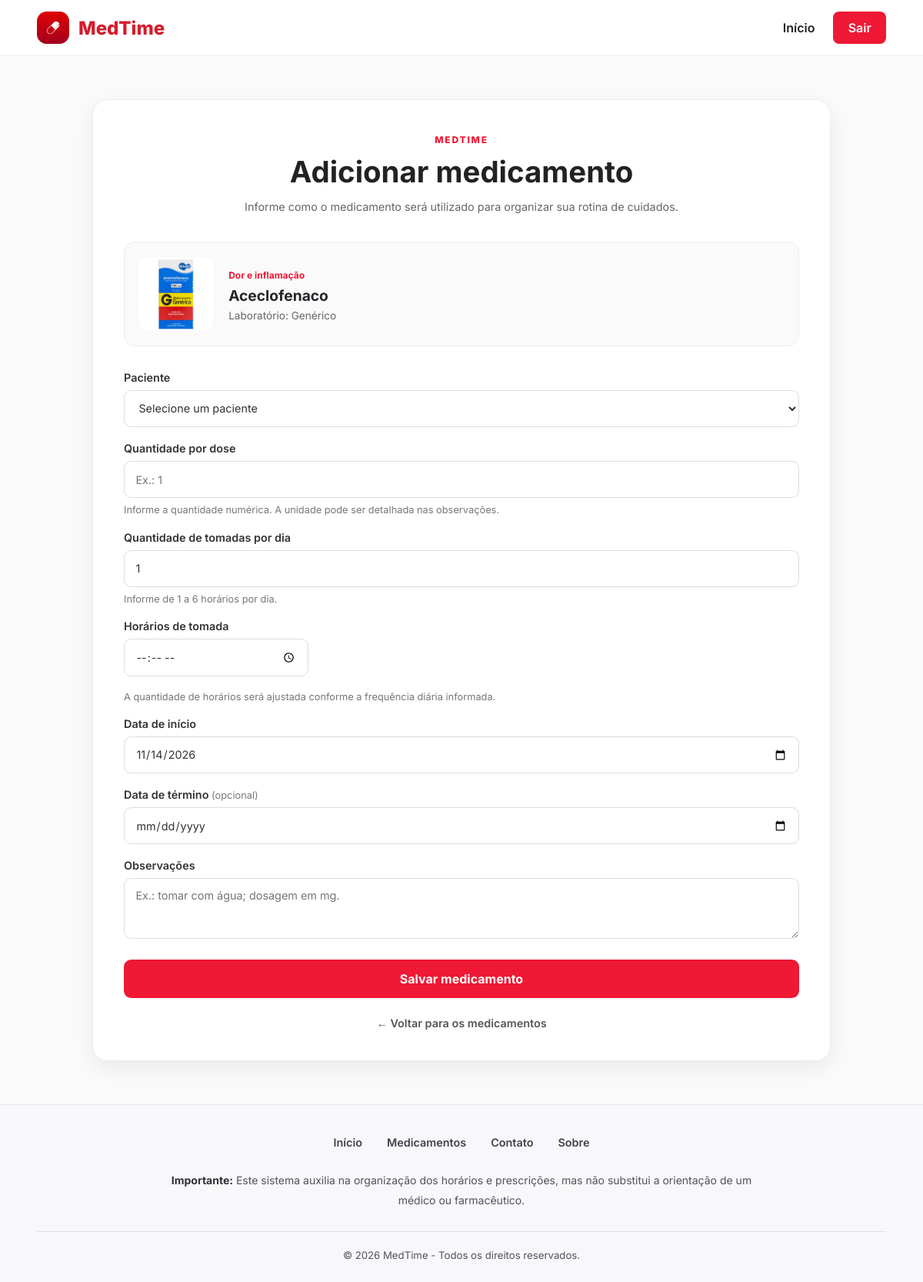
Screenshot of /selecionar_med.php?id=5 (signed in) with the database file from the repository.
### tables this page shows
CREATE TABLE `medicamento` (
  `medicamento_id` INT NOT NULL AUTO_INCREMENT,
  `medicamento_nome` VARCHAR(255) NOT NULL,
  `medicamento_foto` VARCHAR(200) NOT NULL,
  `medicamento_laboratorio` VARCHAR(255) NOT NULL,
  `medicamento_categoria` VARCHAR(255) NOT NULL,
  `medicamento_obervacao` VARCHAR(255) NOT NULL,
  PRIMARY KEY (`medicamento_id`)
);

### html/selecionar_med.php (the view, shortened to what this page needs)
<?php
require_once "conexao.php";
$conexao->set_charset("utf8mb4");
$idLogado = (int) $_SESSION['pessoa_id'];
$tipoLogado = $_SESSION['pessoa_tipo'] ?? '';
$idMedicamento = filter_input(INPUT_GET, "id", FILTER_VALIDATE_INT);
function escapar($valor)
{
    return htmlspecialchars((string)$valor, ENT_QUOTES, "UTF-8");
}
$sqlMedicamento = "SELECT *
                   FROM medicamento
                   WHERE medicamento_id = ?";
$stmtMedicamento = $conexao->prepare($sqlMedicamento);
$stmtMedicamento->bind_param("i", $idMedicamento);
$stmtMedicamento->execute();
$resultadoMedicamento = $stmtMedicamento->get_result();
$medicamento = $resultadoMedicamento->fetch_assoc();
$nomeFoto = basename(trim((string)$medicamento['medicamento_foto']));
$caminhoFoto = "";
if ($nomeFoto !== "") {
    $caminhoFoto = "./foto/" . rawurlencode($nomeFoto);
}
$pacientes = null;
if ($tipoLogado === "cuidador") {
    $sqlPacientes = "SELECT p.pessoa_id, p.pessoa_nome, p.pessoa_email
                     FROM cuidado c
                     INNER JOIN pessoa p
                     ON p.pessoa_id = c.fk_pessoa_paciente
                     WHERE c.fk_pessoa_cuidador = ?
                     ORDER BY p.pessoa_nome";
    $stmtPacientes = $conexao->prepare($sqlPacientes);
    $stmtPacientes->bind_param("i", $idLogado);
    $stmtPacientes->execute();
    $pacientes = $stmtPacientes->get_result();
} elseif ($tipoLogado !== "paciente") {
    die("Tipo de usuário inválido.");
}
?>
<!DOCTYPE html>
<html lang="pt-BR">
<head>
    <link rel="stylesheet" href="style.css">
</head>
<body>
    <?php require_once "cabecalho.php"; ?>
    <main class="prescricao-page">
        <section class="prescricao-container">
            <header class="prescricao-header">
                <span class="prescricao-etiqueta">MEDTIME</span>
                <h1>Adicionar medicamento</h1>
                <p>
                    Informe como o medicamento será utilizado para organizar
                    sua rotina de cuidados.
                </p>
            </header>
            <div class="prescricao-medicamento">
                <?php if ($nomeFoto !== ""): ?>
                    <img
                        src="<?= escapar($caminhoFoto) ?>"
                        alt="<?= escapar($medicamento['medicamento_nome']) ?>"
                        loading="lazy"
                        onerror="this.style.display='none'; this.nextElementSibling.style.display='flex';">
                <?php else: ?>
                    <div class="prescricao-sem-foto">
                        ✚
                    </div>
                <?php endif; ?>
                <div>
                    <span>
                        <?= escapar($medicamento['medicamento_categoria']) ?>
                    </span>
                    <h2>
                        <?= escapar($medicamento['medicamento_nome']) ?>
                    </h2>
                    <p>
                        Laboratório:
                        <?= escapar($medicamento['medicamento_laboratorio']) ?>
                    </p>
                </div>
            </div>
            <?php if ($tipoLogado === "cuidador" && $pacientes->num_rows === 0): ?>
                <div class="prescricao-mensagem erro">
                    Você ainda não possui pacientes associados.
                    Acesse a página de associação para adicionar um paciente
                    antes de cadastrar uma prescrição.
                </div>
                <a href="cadastrar_cuidado.php" class="prescricao-botao">
                    Associar paciente
                </a>
            <?php else: ?>
                <form action="salvar_prescricao.php" method="POST"
                    class="prescricao-form" id="formPrescricao">
                    <?php if ($tipoLogado === "cuidador"): ?>
                        <div class="prescricao-campo">
                            <label for="paciente_id">Paciente</label>
                            <select name="paciente_id" id="paciente_id" required>
                                <option value="">Selecione um paciente</option>
                            </select>
                        </div>
                    <?php endif; ?>
                    <div class="prescricao-campo">
                        <label for="dosagem">Quantidade por dose</label>
                        <input
                            type="number"
                            name="dosagem"
                            id="dosagem"
                            min="0.01"
                            step="0.01"
                            placeholder="Ex.: 1"
                            required>
                        <small>
                            Informe a quantidade numérica. A unidade pode ser
                            detalhada nas observações.
                        </small>
                    </div>
                    <div class="prescricao-campo">
                        <label for="frequencia">Quantidade de tomadas por dia</label>
                        <input
                            type="number"
                            name="frequencia"
                            id="frequencia"
                            min="1"
                            max="6"
                            value="1"
                            required>
                        <small>
                            Informe de 1 a 6 horários por dia.
                        </small>
                    </div>
                    <div class="prescricao-campo">
                        <label>Horários de tomada</label>
                        <div id="horarios-container">
                            <div class="prescricao-horario-item">
                                <input
                                    type="time"
                                    name="horarios[]"
                                    required>
                            </div>
                        </div>
                        <small>
                            A quantidade de horários será ajustada conforme
                            a frequência diária informada.
                        </small>
                    </div>
                    <div class="prescricao-campo">
                        <label for="data_inicio">Data de início</label>
                        <input
                            type="date"
                            name="data_inicio"
                            id="data_inicio"
                            min="<?= date('Y-m-d') ?>"
                            value="<?= date('Y-m-d') ?>"
                            required>
                    </div>
                    <div class="prescricao-campo">
                        <label for="data_fim">
                            Data de término
                            <span>(opcional)</span>
                        </label>
                        <input
                            type="date"
                            name="data_fim"
                            id="data_fim"
                            min="<?= date('Y-m-d') ?>">
                    </div>
                    <div class="prescricao-campo">
                        <label for="observacao">Observações</label>
                        <textarea
                            name="observacao"
                            id="observacao"
                            rows="3"
                            maxlength="255"
                            placeholder="Ex.: tomar com água; dosagem em mg."></textarea>
                    </div>
                    <button type="submit" class="prescricao-botao">
                        Salvar medicamento
                    </button>
                </form>
            <?php endif; ?>
            <a href="listar_med.php" class="prescricao-voltar">
                ← Voltar para os medicamentos
            </a>
        </section>
    </main>
    <footer>
        <div class="container">
            <?php require_once "rodape.php"; ?>
        </div>
    </footer>
</body>
</html>

### html/style.css (style rules this page uses)
* { margin: 0; padding: 0; box-sizing: border-box; }
body { font-family: 'Inter', sans-serif; background: #fff; color: #222; }
.container { width: 100%; padding-left: 4vw; padding-right: 4vw; }
footer { background: #f8f8fa; border-top: 1px solid #e5e5e9; }
footer>.container { padding-top: 2.5rem; padding-bottom: 1.5rem; }
.prescricao-page, .meus-med-page { min-height: 75vh; padding: 3.5rem 1.25rem; background: #fafafa; }
.prescricao-container, .meus-med-container { width: 100%; max-width: 60rem; margin: 0 auto; padding: 2.5rem; border: 1px solid #ededf0; border-radius: 1.25rem; background: #fff; box-shadow: 0 0.6rem 1.8rem #0001; }
.prescricao-header, .meus-med-header { margin-bottom: 2rem; text-align: center; }
.prescricao-etiqueta { display: inline-block; margin-bottom: 0.7rem; color: #ef1835; font-size: 0.75rem; font-weight: 800; letter-spacing: 0.15em; }
.prescricao-header h1, .meus-med-header h1 { margin-bottom: 0.7rem; color: #222; font-size: clamp(1.8rem, 4vw, 2.4rem); }
.prescricao-header p, .meus-med-header p { color: #666; font-size: 0.9rem; line-height: 1.7; }
.prescricao-medicamento { display: flex; align-items: center; gap: 1.25rem; margin-bottom: 2rem; padding: 1.2rem; border: 1px solid #ededf0; border-radius: 0.9rem; background: #fafafa; }
.prescricao-medicamento img, .prescricao-sem-foto { width: 6rem; height: 6rem; flex-shrink: 0; border-radius: 0.7rem; object-fit: cover; }
.prescricao-medicamento span { color: #ef1835; font-size: 0.75rem; font-weight: 700; }
.prescricao-medicamento h2 { margin: 0.35rem 0; color: #25252b; font-size: 1.2rem; }
.prescricao-medicamento p { color: #666; font-size: 0.85rem; }
.prescricao-form { display: flex; flex-direction: column; gap: 1.2rem; }
.prescricao-campo { display: flex; flex-direction: column; gap: 0.5rem; }
.prescricao-campo label { color: #333; font-size: 0.9rem; font-weight: 600; }
.prescricao-campo label span, .prescricao-campo small { color: #777; font-size: 0.8rem; font-weight: 400; }
.prescricao-campo input, .prescricao-campo select, .prescricao-campo textarea { width: 100%; min-height: 3rem; padding: 0.8rem 0.9rem; border: 1px solid #ddd; border-radius: 0.6rem; background: #fff; color: #333; font: inherit; font-size: 0.9rem; }
.prescricao-campo textarea { resize: vertical; }
.prescricao-horario-item { display: flex; align-items: center; gap: 0.8rem; margin-bottom: 0.7rem; }
.prescricao-horario-item input { max-width: 15rem; }
.prescricao-botao { display: inline-block; width: 100%; margin-top: 0.5rem; padding: 0.95rem 1.2rem; border: none; border-radius: 0.6rem; background: #ef1835; color: #fff; font: inherit; font-weight: 700; text-align: center; text-decoration: none; cursor: pointer; transition: background 0.2s ease; }
.prescricao-voltar { display: block; margin-top: 1.5rem; color: #555; font-size: 0.9rem; font-weight: 600; text-align: center; text-decoration: none; }

### rows the page displays
medicamento: medicamento_foto (picture), medicamento_categoria "Dor e inflamação", medicamento_nome "Aceclofenaco", medicamento_laboratorio "Genérico"
